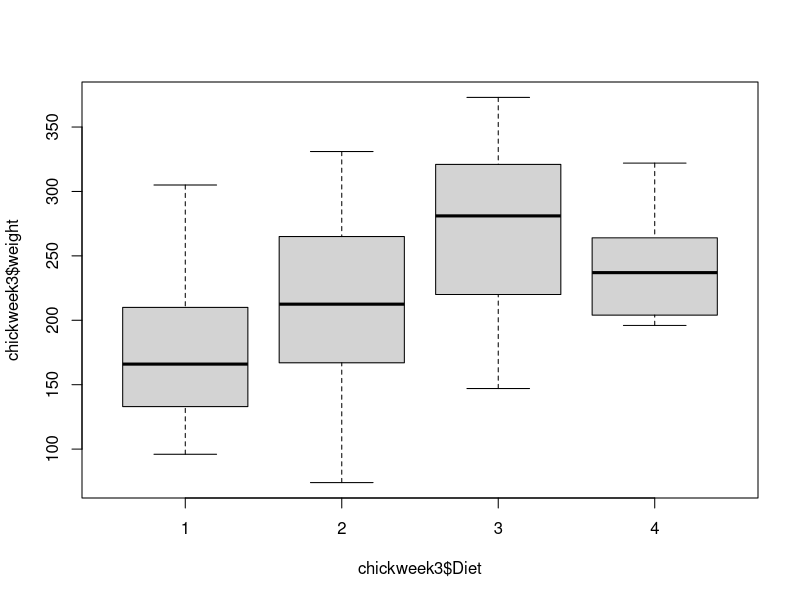

This figure's R source:
data("ChickWeight")

week3 <- which(ChickWeight$Time==21) 

chickweek3 <- data.frame(ChickWeight[week3,])
plot(chickweek3$weight ~ chickweek3$Diet)



